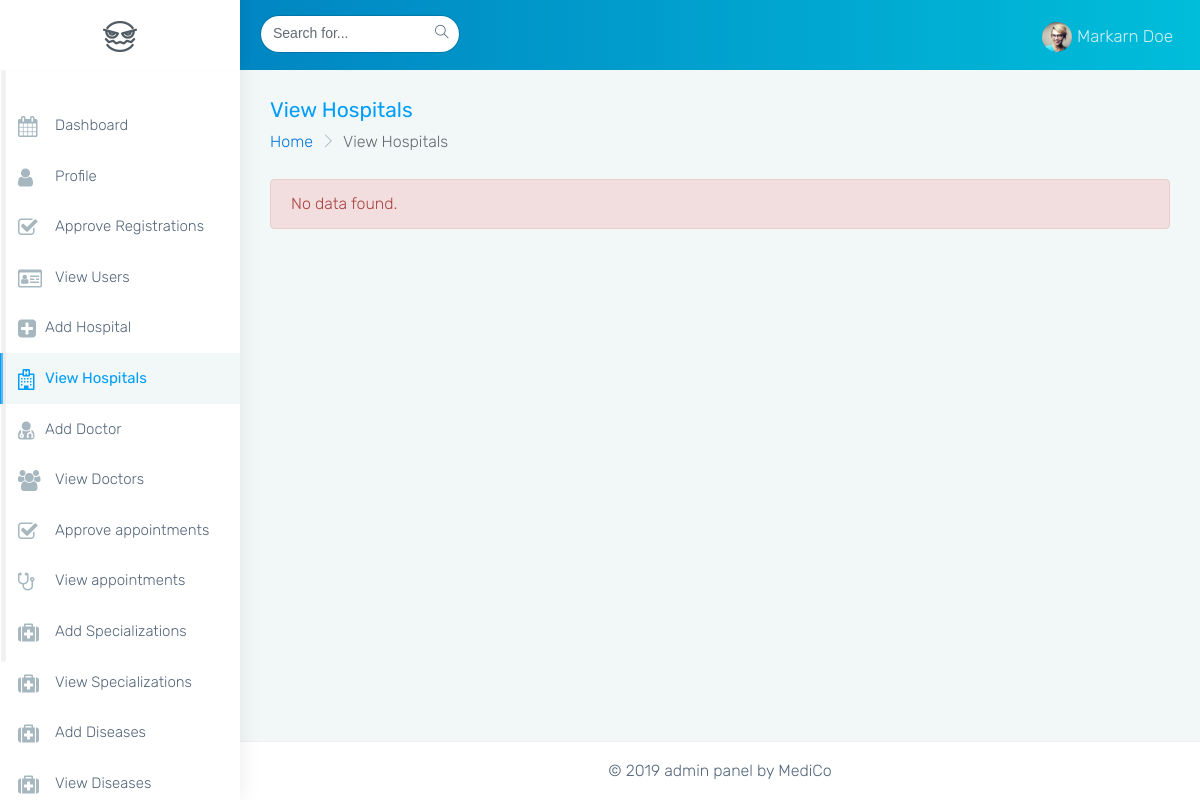
The page /mediment-admin/monster-html/view_hospitals.php on the database as committed earlier.
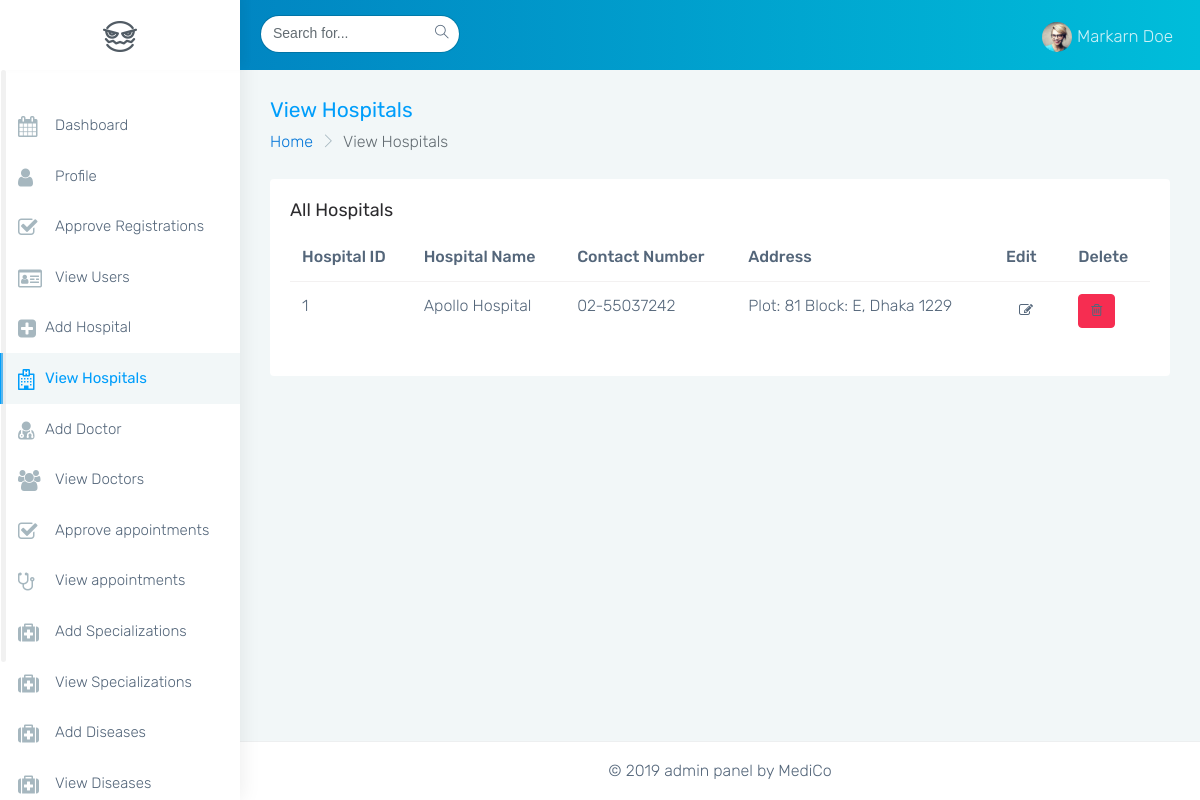
The same page on the database as committed later.
### tables this page shows
CREATE TABLE `hospitals` (
  `hospitalid` int(11) NOT NULL AUTO_INCREMENT,
  `name` varchar(255) DEFAULT NULL,
  `contact` varchar(11) DEFAULT NULL,
  `address` varchar(255) DEFAULT NULL,
  `isdelete` char(1) DEFAULT '0',
  `created_at` datetime DEFAULT CURRENT_TIMESTAMP,
  `updated_at` datetime DEFAULT CURRENT_TIMESTAMP ON UPDATE CURRENT_TIMESTAMP,
  PRIMARY KEY (`hospitalid`),
  UNIQUE KEY `hospitalid_UNIQUE` (`hospitalid`)
);

### mediment-admin/monster-html/view_hospitals.php (the view, shortened to what this page needs)
<?php
    include('common/html_head.php');
    include('common/db_connection.php');
    $sql="SELECT * FROM hospitals WHERE isdelete='0' ORDER BY hospitalid";
    $result=mysqli_query($connect,$sql);
    $num_of_rows = mysqli_num_rows($result);
?>
<body class="fix-header card-no-border">
    <div id="main-wrapper">
        <?php
        include('common/header.php');
        ?>
        <?php
        include('common/side_nav.php');
        ?>
        <div class="page-wrapper">
            <div class="container-fluid">
                <div class="row page-titles">
                    <div class="col-md-6 col-8 align-self-center">
                        <h3 class="text-themecolor m-b-0 m-t-0">View Hospitals</h3>
                        <ol class="breadcrumb">
                            <li class="breadcrumb-item"><a href="javascript:void(0)">Home</a></li>
                            <li class="breadcrumb-item active">View Hospitals</li>
                        </ol>
                    </div>
                </div>
                <?php
                if($num_of_rows > 0){
                ?>
                <div class="row">
                    <div class="col-sm-12">
                        <div class="card">
                            <div class="card-block">
                                <h4 class="card-title">All Hospitals</h4>
                                <div class="table-responsive">
                                    <table class="table">
                                        <thead>
                                            <tr>
                                                <th>Hospital ID</th>
                                                <th>Hospital Name</th>
                                                <th>Contact Number</th>
                                                <th>Address</th>
                                                <th>Edit</th>
                                                <th>Delete</th>
                                            </tr>
                                        </thead>
                                        <tbody>
                                            <?php
                                            while($row=mysqli_fetch_assoc($result)){
                                              ?>
                                            <tr>
                                                <td><?php echo $row['hospitalid']; ?></td>
                                                <td><?php echo ucwords(strtolower($row['name'])); ?></td>
                                                <td><?php echo $row['contact']; ?></td>
                                                <td><?php echo $row['address']; ?></td>
                                                <td><a class="btn btn-default"><i class="fa fa-edit"></i></a></td>
                                                <td><a class="btn btn-danger"><i class="fa fa-trash-o"></i></a></td>
                                            </tr>
                                            <?php
                                            }
                                            ?>
                                        </tbody>
                                    </table>
                                </div>
                            </div>
                            <?php
                              }
                              else if($num_of_rows == 0){
                               ?>
                               <div class='alert alert-danger'>
                                No data found.
                               </div>
                               <?php
                                }
                               ?>
                        </div>
                    </div>
                </div>
            </div>
            <?php
            include('common/footer.php');
            ?>
</body>
</html>

Rows that differ between the two databases and show on the page:
added hospitals: hospitalid "1", name "Apollo Hospital", contact "02-55037242", address "Plot: 81 Block: E, Dhaka 1229"
Other text that changed with them:
text no longer shown: "No data found."
text now shown: "All Hospitals Hospital ID Hospital Name Contact Number Address Edit Delete"
